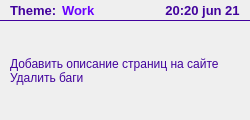
                <widget class="QWidget" name="widget_8" native="true">
                 <property name="minimumSize">
                  <size>
                   <width>250</width>
                   <height>120</height>
                  </size>
                 </property>
                 <property name="maximumSize">
                  <size>
                   <width>250</width>
                   <height>120</height>
                  </size>
                 </property>
                 <property name="styleSheet">
                  <string notr="true">background-color: rgba(255,255,255,.70);
color: rgb(66, 2, 157);
border-radius: 20px;</string>
                 </property>
                 <layout class="QGridLayout" name="gridLayout_13">
                  <property name="leftMargin">
                   <number>0</number>
                  </property>
                  <property name="topMargin">
                   <number>0</number>
                  </property>
                  <property name="rightMargin">
                   <number>0</number>
                  </property>
                  <property name="bottomMargin">
                   <number>0</number>
                  </property>
                  <property name="spacing">
                   <number>0</number>
                  </property>
                  <item row="0" column="4">
                   <widget class="QLabel" name="label_21">
                    <property name="minimumSize">
                     <size>
                      <width>0</width>
                      <height>20</height>
                     </size>
                    </property>
                    <property name="maximumSize">
                     <size>
                      <width>16777215</width>
                      <height>20</height>
                     </size>
                    </property>
                    <property name="font">
                     <font>
                      <family>Arial</family>
                      <pointsize>10</pointsize>
                      <weight>75</weight>
                      <bold>true</bold>
                     </font>
                    </property>
                    <property name="styleSheet">
                     <string notr="true">background-color: transparent;</string>
                    </property>
                    <property name="text">
                     <string>20:20 jun 21</string>
                    </property>
                    <property name="alignment">
                     <set>Qt::AlignCenter</set>
                    </property>
                   </widget>
                  </item>
                  <item row="2" column="1" colspan="4">
                   <widget class="QLabel" name="label_22">
                    <property name="styleSheet">
                     <string notr="true">background-color: transparent;</string>
                    </property>
                    <property name="text">
                     <string>Добавить описание страниц на сайте
Удалить баги</string>
                    </property>
                   </widget>
                  </item>
                  <item row="0" column="0">
                   <spacer name="horizontalSpacer_14">
                    <property name="orientation">
                     <enum>Qt::Horizontal</enum>
                    </property>
                    <property name="sizeType">
                     <enum>QSizePolicy::Fixed</enum>
                    </property>
                    <property name="sizeHint" stdset="0">
                     <size>
                      <width>10</width>
                      <height>10</height>
                     </size>
                    </property>
                   </spacer>
                  </item>
                  <item row="0" column="5">
                   <spacer name="horizontalSpacer_15">
                    <property name="orientation">
                     <enum>Qt::Horizontal</enum>
                    </property>
                    <property name="sizeType">
                     <enum>QSizePolicy::Fixed</enum>
                    </property>
                    <property name="sizeHint" stdset="0">
                     <size>
                      <width>10</width>
                      <height>20</height>
                     </size>
                    </property>
                   </spacer>
                  </item>
                  <item row="0" column="2">
                   <widget class="QLabel" name="label_23">
                    <property name="minimumSize">
                     <size>
                      <width>0</width>
                      <height>20</height>
                     </size>
                    </property>
                    <property name="maximumSize">
                     <size>
                      <width>16777215</width>
                      <height>20</height>
                     </size>
                    </property>
                    <property name="font">
                     <font>
                      <family>Arial</family>
                      <pointsize>10</pointsize>
                      <weight>75</weight>
                      <bold>true</bold>
                     </font>
                    </property>
                    <property name="styleSheet">
                     <string notr="true">color: rgb(105, 0, 255);
background-color: transparent;</string>
                    </property>
                    <property name="text">
                     <string>Work</string>
                    </property>
                   </widget>
                  </item>
                  <item row="0" column="1">
                   <widget class="QLabel" name="label_24">
                    <property name="minimumSize">
                     <size>
                      <width>0</width>
                      <height>20</height>
                     </size>
                    </property>
                    <property name="maximumSize">
                     <size>
                      <width>16777215</width>
                      <height>20</height>
                     </size>
                    </property>
                    <property name="font">
                     <font>
                      <family>Arial</family>
                      <pointsize>10</pointsize>
                      <weight>75</weight>
                      <bold>true</bold>
                     </font>
                    </property>
                    <property name="styleSheet">
                     <string notr="true">background-color: transparent;</string>
                    </property>
                    <property name="text">
                     <string>Theme:</string>
                    </property>
                   </widget>
                  </item>
                  <item row="1" column="0" colspan="6">
                   <widget class="Line" name="line_5">
                    <property name="minimumSize">
                     <size>
                      <width>0</width>
                      <height>1</height>
                     </size>
                    </property>
                    <property name="maximumSize">
                     <size>
                      <width>16777215</width>
                      <height>1</height>
                     </size>
                    </property>
                    <property name="styleSheet">
                     <string notr="true">background-color: rgb(66, 2, 157);</string>
                    </property>
                    <property name="frameShadow">
                     <enum>QFrame::Sunken</enum>
                    </property>
                    <property name="lineWidth">
                     <number>1</number>
                    </property>
                    <property name="midLineWidth">
                     <number>0</number>
                    </property>
                    <property name="orientation">
                     <enum>Qt::Horizontal</enum>
                    </property>
                   </widget>
                  </item>
                 </layout>
                </widget>
